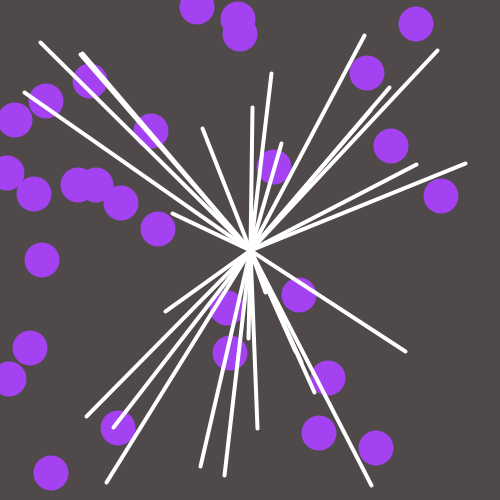
Frame 1 (no input)
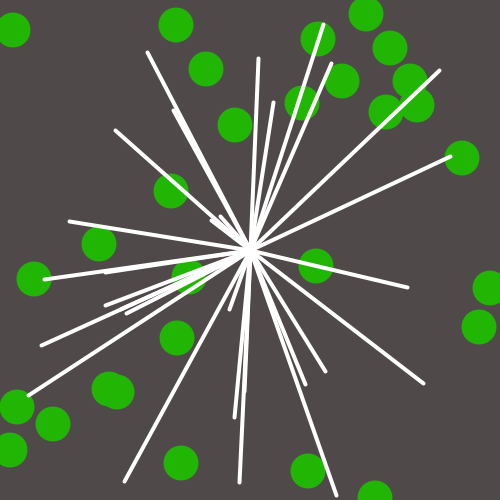
Frame 60 (the mouse pressed at the canvas centre just before this capture)
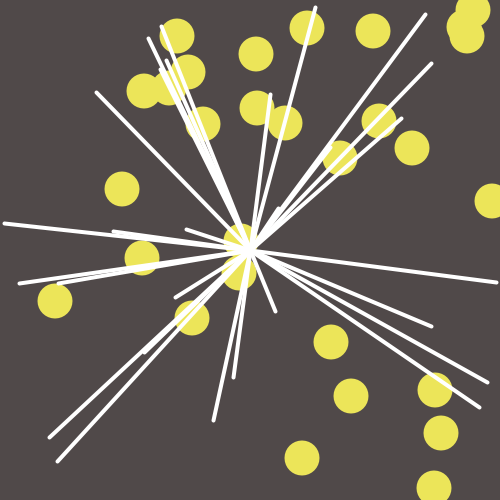
Frame 120 (the mouse held since frame 60 and released just before this capture)

The Processing sketch that drew these frames (run headless with seeded random() and noise(); from frame 60 on, the mouse is pressed at the canvas centre):

// Processing sketch: processing_74563
// ── processing_74563.pde

//Kitty Kwan, mods 4/5, One Hundred Random Shapes

void setup ()
{
  size (500, 500);
  frameRate (5);
}

void draw ()
{
  background (80,73,73);
  noStroke ();
  fill (int(random(255)), int(random(255)), int(random(255)));
  int x=1;
  while (x<30)
  {
    ellipse (int(random(0, 500)), int(random(0, 500)), 35, 35);
    x++;
  }
  stroke(255,255,255);
  strokeWeight (4);
  int line=1;
  while (line<30)
  {
    line (250, 250, int(random(500)), int(random(500)));
    line++;
  }
}
